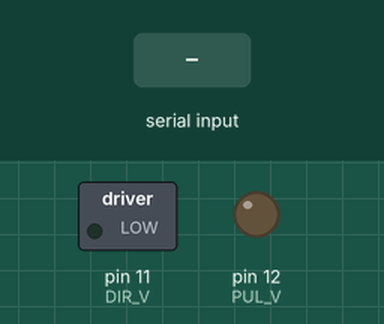
This program was run on a simulated Arduino Uno, built with avr-gcc and run on an emulated ATmega328P. Parts: switched loads named in the program (green lamp = pin HIGH), output pins drawn as LEDs (lit = HIGH). The inputs (shaded band) are chosen by the test bench.

Above: at 1.2 s.
1.3 s: "a" received over Serial
At 2.6 s:
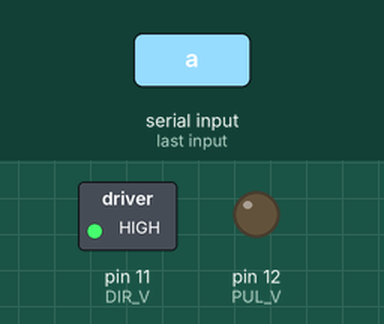
2.9 s: "d" received over the second serial link
At 2.95 s:
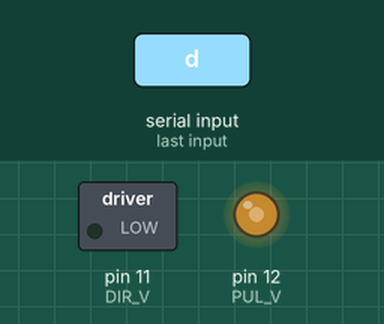
4.5 s: "a" received over the second serial link
At 4.55 s:
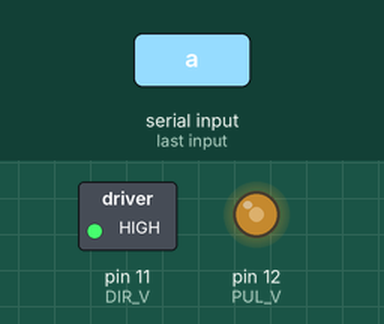
6.1 s: "D" received over the second serial link
At 7.7 s:
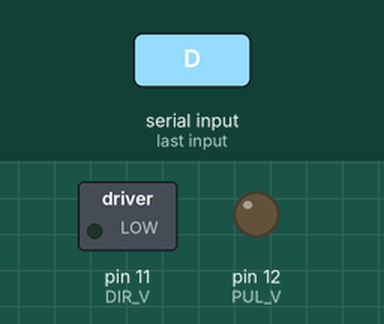
Timing chart, 0 to 8.7 s (numbered marks = the images above; inputs shaded):
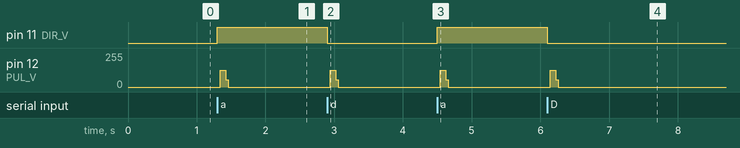

The program:

main.cpp
```cpp
#include <Arduino.h>
#include <SoftwareSerial.h>

/* VERTICAL */
#define ENA_V 13
#define PUL_V 12
#define DIR_V 11

// Define os pinos para RX e TX
const int rxPin = A0;
const int txPin = A1;

// Cria uma instância da classe SoftwareSerial
SoftwareSerial serialbluetooth(rxPin, txPin); // RX, TX

#define delayMs 45
#define pulsosVert 1000
#define pulsosDiagonais 3200

void setup()
{
   pinMode(DIR_V, OUTPUT);
   pinMode(PUL_V, OUTPUT);
   serialbluetooth.begin(9600);
   Serial.begin(9600);
}

void loop()
{
   char recebidoMonitorSerial = 0;

   if (Serial.available())
   {
      recebidoMonitorSerial = Serial.read();
   }
   else if (serialbluetooth.available())
   {
      recebidoMonitorSerial = serialbluetooth.read();
   }

   if (recebidoMonitorSerial == 'a' || recebidoMonitorSerial == 'A')
   {
      digitalWrite(DIR_V, HIGH);
      for (int h = 0; h < pulsosVert; h++)
      { // Gere pulsosHoriz para girar o motor
         digitalWrite(PUL_V, HIGH);
         delayMicroseconds(delayMs); // Ajuste a velocidade aqui
         digitalWrite(PUL_V, LOW);
         delayMicroseconds(delayMs);
      }
   }
   else if (recebidoMonitorSerial == 'd' || recebidoMonitorSerial == 'D')
   {
      digitalWrite(DIR_V, LOW);
      for (int r = 0; r < pulsosVert; r++)
      { // Gere pulsosHoriz para girar o motor
         digitalWrite(PUL_V, HIGH);
         delayMicroseconds(delayMs); // Ajuste a velocidade aqui
         digitalWrite(PUL_V, LOW);
         delayMicroseconds(delayMs);
      }
   }
}
```

Measured:
- after the input at 1.3 s, pin 11 (DIR_V): LOW → HIGH at once; pin 12 (PUL_V): 0/255 → 127/255 at once, → 0/255 0.08 s later
- after the input at 2.9 s, pin 11 (DIR_V): HIGH → LOW at once; pin 12 (PUL_V): 0/255 → 127/255 at once, → 0/255 0.08 s later
- after the input at 4.5 s, pin 11 (DIR_V): LOW → HIGH at once; pin 12 (PUL_V): 0/255 → 127/255 at once, → 0/255 0.08 s later
- after the input at 6.1 s, pin 11 (DIR_V): HIGH → LOW at once; pin 12 (PUL_V): 0/255 → 127/255 at once, → 0/255 0.08 s later
